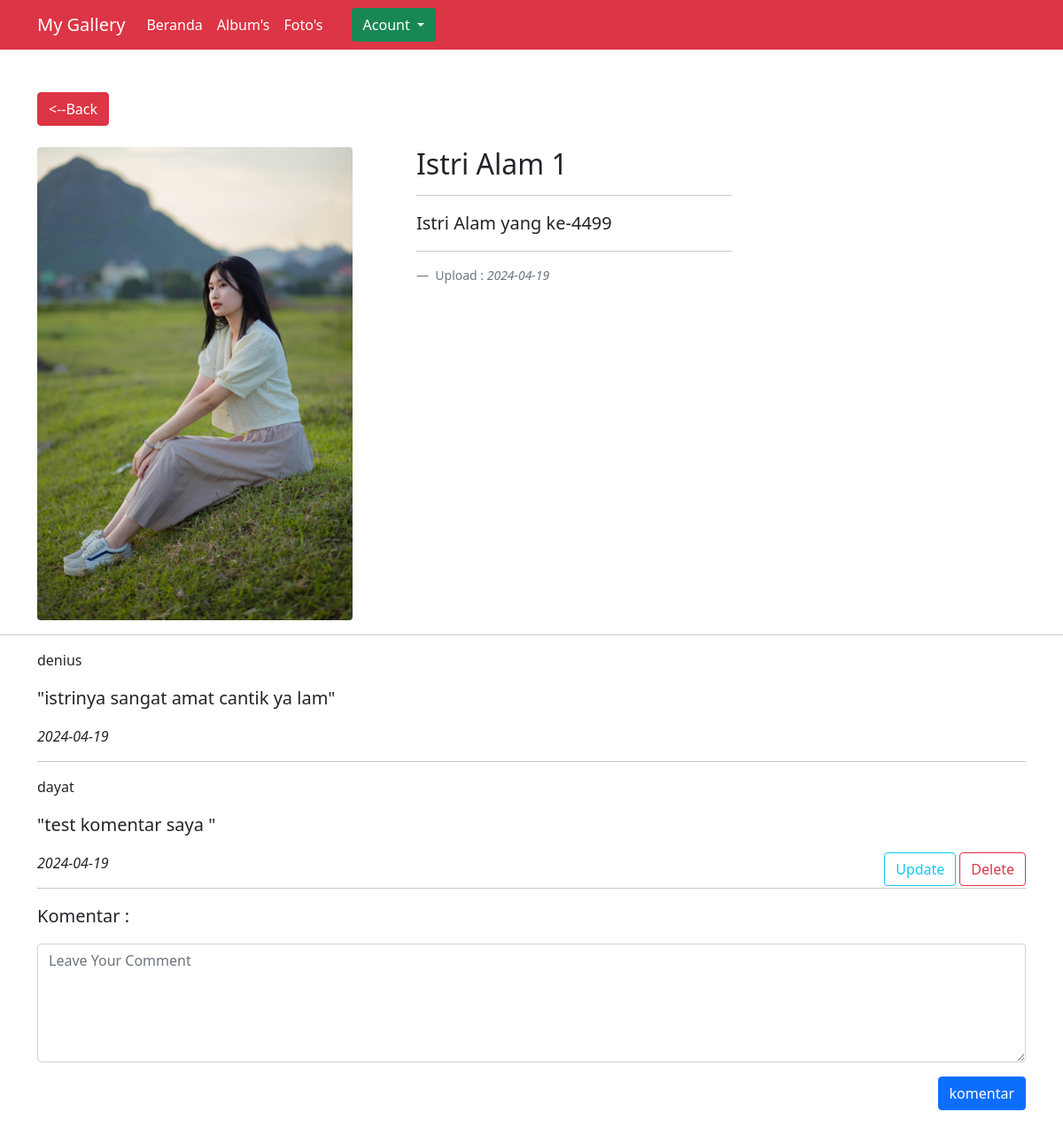
Page /foto/detail.php?id=17 (signed in) on the committed database.
### tables this page shows
CREATE TABLE `foto` (
  `fotoId` int(11) NOT NULL,
  `judul` varchar(255) NOT NULL,
  `deskripsi` text NOT NULL,
  `tanggal` date NOT NULL,
  `lokasi` varchar(255) NOT NULL,
  `albumId` int(11) NOT NULL,
  `userId` int(11) NOT NULL
);

CREATE TABLE `komentar` (
  `komentarId` int(11) NOT NULL,
  `fotoId` int(11) NOT NULL,
  `userId` int(11) NOT NULL,
  `komentar` text NOT NULL,
  `tanggal` date NOT NULL
);

CREATE TABLE `user` (
  `userId` int(11) NOT NULL,
  `username` varchar(255) NOT NULL,
  `password` varchar(255) NOT NULL,
  `Email` varchar(255) NOT NULL,
  `fullName` varchar(255) NOT NULL,
  `alamat` varchar(255) NOT NULL
);

### core/func.php (called while the page is built, shortened)
<?php
$conn = mysqli_connect("localhost", "root", "", "galeri");
function read($query)
{
    global $conn;
    $result = mysqli_query($conn, $query);
    $rows = [];
    while ($row = mysqli_fetch_assoc($result)) {
        $rows[] = $row;
    }
    return $rows;
}

### foto/detail.php (the view, shortened to what this page needs)
<?php
include_once "../layouts/header.php";
require_once "../core/func.php";
$get = $_GET["id"];
$query = "SELECT * FROM foto WHERE fotoId = '$get'";
$result = mysqli_query($conn, $query);
$fotos = mysqli_fetch_assoc($result);
$komens = read("SELECT * FROM komentar INNER JOIN user ON komentar.userId = user.userId WHERE fotoId = '$get'");
?>
<div class="container mt-5">
    <a href="index.php" class="btn btn-danger"><--Back </a>
</div>
<div class="container">
    <div class="row mt-4">
        <div class="col-md-4">
            <img src="../assets/image/<?= $fotos['lokasi']; ?>" alt="img" class="img-fluid rounded ">
        </div>
        <div class="col-md-4 ms-5">
            <h2><?= $fotos['judul']; ?></h2>
            <hr>
            <blockquote class="blockquote">
                <p><?= $fotos['deskripsi']; ?></p>
            </blockquote>
            <hr>
            <figcaption class="blockquote-footer mt-2">
                Upload : <cite title="Source Title"><?= $fotos['tanggal']; ?></cite>
            </figcaption>
        </div>
    </div>
</div>
<hr>
<?php foreach ($komens as $komen): ?>
    <div class="container">
        <p><?= $komen["username"]; ?> </p>
        <blockquote class="blockquote">
            <p>"<?= $komen['komentar']; ?>"</p>
        </blockquote>
        <cite title="Source Title"><?= $komen['tanggal']; ?></cite>
        <?php if($komen['userId'] == $_SESSION["user"]["userId"]): ?>
        <a href="hapus_komentar.php?id=<?= $komen['komentarId']; ?>" class="btn btn-outline-danger float-end ms-1" onclick="return confirm('yakin ingin menghapus komentar?')">Delete</a>
        <a href="edit_komentar.php?id=<?= $komen['komentarId']; ?>" class="btn btn-outline-info float-end ms-1">Update</a>
        <?php endif; ?>
        <hr>
    </div>
<?php endforeach; ?>
<div class="container">
    <blockquote class="blockquote">
        <p>Komentar : </p>
    </blockquote>
</div>
<div class="container mt-1">
    <form action="" method="post">
        <textarea name="komentar" id="komentar" cols="5" rows="5" class="form-control mb-3" required
            placeholder="Leave Your Comment"></textarea>
        <button type="submit" name="submit" class="btn btn-primary float-end mb-5">komentar</button>
    </form>
</div>
<?php include_once "../layouts/footer.php"; ?>

### layouts/header.php (shortened to what this page needs)
<!DOCTYPE html>
<html lang="en">
<head>
    <link rel="stylesheet" href="../assets/css/bootstrap.css">
</head>
<body>
    <nav class="navbar navbar-expand-lg navbar-dark bg-danger">
        <div class="container">
            <a class="navbar-brand" href="/">My Gallery</a>
            <div class="collapse navbar-collapse" id="navbarNav">
                <ul class="navbar-nav">
                    <li class="nav-item">
                        <a class="nav-link active" aria-current="page" href="/">Beranda</a>
                    </li>
                    <li class="nav-item">
                        <a class="nav-link active" href="/album/index.php">Album's</a>
                    </li>
                    <li class="nav-item">
                        <a class="nav-link active" href="/foto/index.php">Foto's</a>
                    </li>
                    <li class="nav-item my-auto">
                        <div class="btn-group ms-4">
                            <button type="button" class="btn btn-success dropdown-toggle" data-bs-toggle="dropdown"
                                aria-expanded="false">
                                Acount
                            </button>
                        </div>
                    </li>
                </ul>
            </div>
        </div>
    </nav>

### layouts/footer.php (shortened to what this page needs)
</body>
</html>

### rows in the picture
foto: lokasi (picture), judul "Istri Alam 1", deskripsi "Istri Alam yang ke-4499", tanggal "2024-04-19"
komentar: userId.username "denius", komentar "istrinya sangat amat cantik ya lam", tanggal "2024-04-19"
komentar: userId.username "dayat", komentar "test komentar saya", tanggal "2024-04-19"
